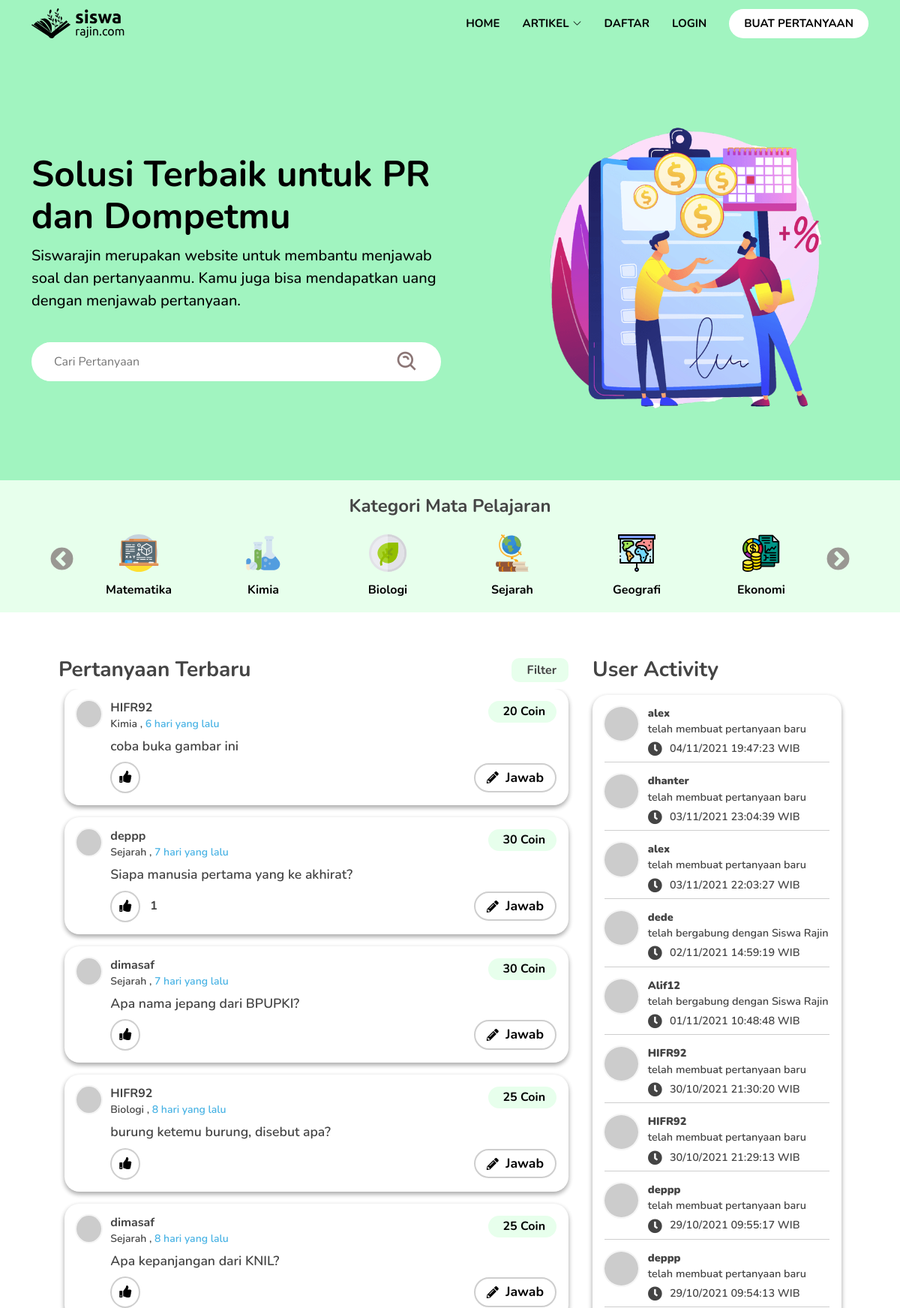
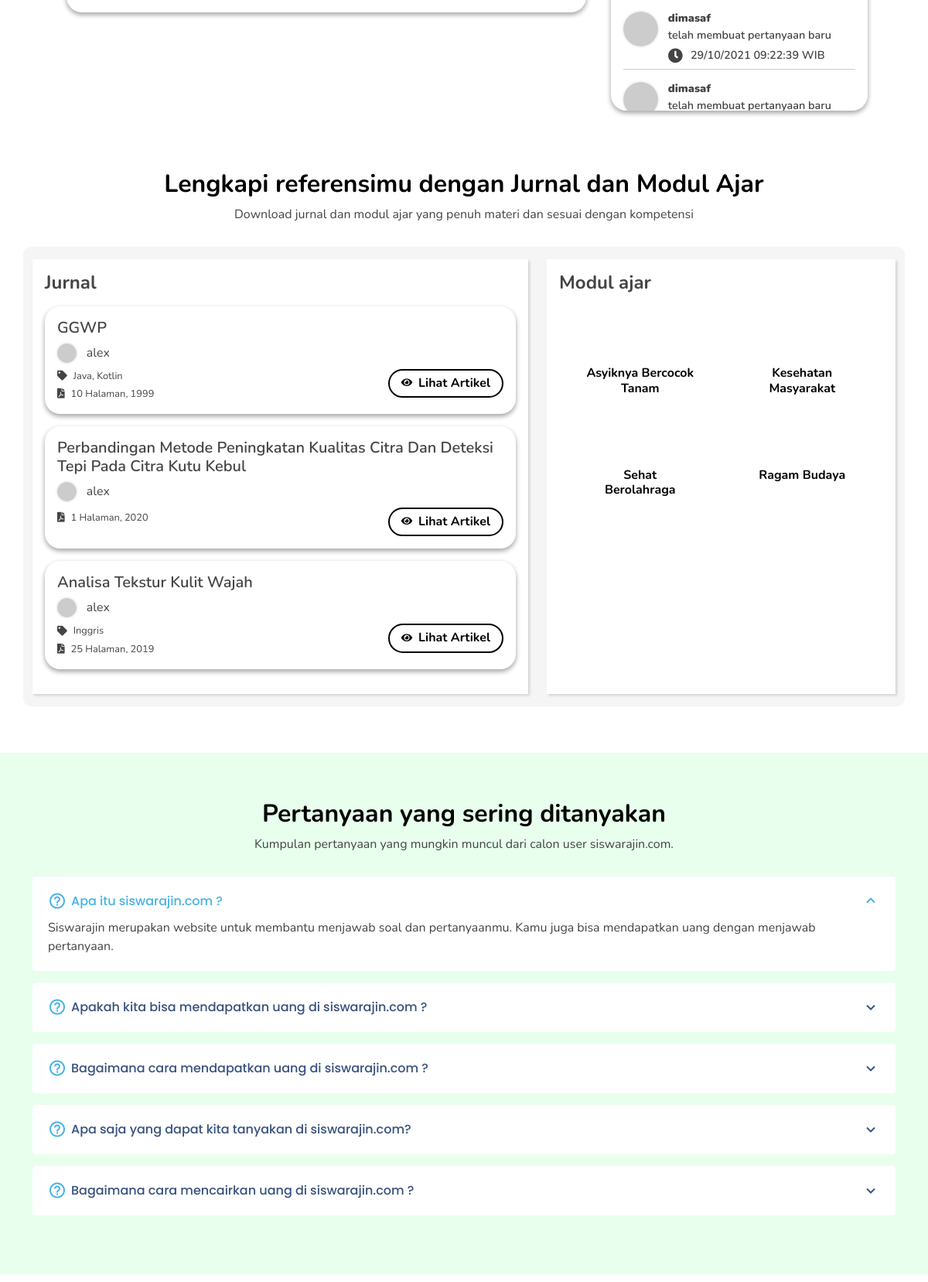
The page / (upper part) on the database its author committed (2 pictures, top to bottom).
### tables this page shows
CREATE TABLE `t_kategori` (
  `id_kategori` int(11) NOT NULL,
  `nama_kategori` varchar(50) NOT NULL,
  `gambar` text NOT NULL,
  `logo_abu` text NOT NULL
);

CREATE TABLE `t_pertanyaan` (
  `id_pertanyaan` int(11) NOT NULL,
  `id_user` int(11) NOT NULL,
  `id_kategori` int(11) NOT NULL,
  `pertanyaan` text NOT NULL,
  `status_jawab` tinyint(1) NOT NULL,
  `waktu_question` timestamp NOT NULL DEFAULT current_timestamp(),
  `gambar_tanya` varchar(100) NOT NULL,
  `status_hidden` int(11) NOT NULL,
  `harga` int(10) NOT NULL
);

CREATE TABLE `t_user` (
  `id_user` int(11) NOT NULL,
  `nama_user` varchar(255) NOT NULL,
  `email` varchar(100) NOT NULL,
  `password` varchar(100) NOT NULL,
  `view_password` varchar(50) NOT NULL,
  `foto_user` varchar(100) NOT NULL,
  `role_id` int(11) NOT NULL DEFAULT 1,
  `kode_afiliasi` text NOT NULL
);

CREATE TABLE `t_aktivitas` (
  `id_aktivitas` int(11) NOT NULL,
  `id_user` int(11) NOT NULL,
  `aktivitas` varchar(50) NOT NULL,
  `waktu_aktivitas` datetime NOT NULL
);

CREATE TABLE `t_artikel` (
  `id_artikel` int(11) NOT NULL,
  `judul_artikel` varchar(250) NOT NULL,
  `id_user` int(11) NOT NULL,
  `tahun_rilis` varchar(25) NOT NULL,
  `deskripsi_artikel` text NOT NULL,
  `jumlah_halaman` int(25) NOT NULL,
  `author` varchar(250) NOT NULL,
  `slug` varchar(255) NOT NULL,
  `file_pdf` varchar(250) NOT NULL,
  `tanggal_upload` datetime NOT NULL,
  `status_tampil` tinyint(1) NOT NULL,
  `harga_artikel` int(11) NOT NULL
);

CREATE TABLE `t_artikeltag` (
  `id_artikeltag` int(11) NOT NULL,
  `id_artikel` int(11) NOT NULL,
  `idTag` int(11) NOT NULL
);

CREATE TABLE `t_tag` (
  `idTag` int(11) NOT NULL,
  `id_kategori_tag` int(11) NOT NULL,
  `namaTag` varchar(250) NOT NULL
);

### application/views/dashboard.php (the view, shortened to what the rows shown need)
<section id="hero" class="d-flex align-items-center">
	<div class="container">
		<div class="row">
			<div class="col-lg-6 d-flex flex-column justify-content-center pt-4 pt-lg-0 order-2 order-lg-1" data-aos="fade-up" data-aos-delay="200">
				<h1>Solusi Terbaik untuk PR dan Dompetmu</h1>
			</div>
		</div>
	</div>
</section>
<main id="main">
	<section id="cliens" class="cliens">
		<div class="container">
			<div class="row my-2 mx-md-5">
				<div class="multiple-items">
					<?php foreach ($kategori as $ktg) : ?>
						<div class="col-lg-2 col-md-4 col-6 d-block" style="width:max-content">
							<a href="<?php echo base_url('pertanyaan/kategori/' . $ktg['nama_kategori']) ?>">
								<img src="assets/img/clients/<?= $ktg['gambar'] ?>" class="img-fluid " alt="">
								<h6 style="margin: 0px;font-weight: bold;color:black"><?= $ktg['nama_kategori'] ?></h6>
							</a>
						</div>
					<?php endforeach; ?>
				</div>
			</div>
		</div>
	</section>
	<section id="about" class="about">
		<div class="container  px-sm-5">
			<div class="row">
				<div class="col-12 col-lg-8">
					<div class="list-pertanyaan">
						<ul class="px-1 px-lg-2">
							<?php foreach ($question as $qty) :
								$awal  = date_create($qty['waktu_question']);
								$akhir = date_create();
								$diff  = date_diff($awal, $akhir);
								if ($diff->y != null) {
									$time = $diff->y . ' tahun ';
								} elseif ($diff->m != null) {
									$time = $diff->m . ' bulan ';
								} elseif ($diff->d != null) {
									$time = $diff->d . ' hari ';
								} elseif ($diff->h != null) {
									$time = $diff->h . ' jam ';
								} elseif ($diff->i != null) {
									$time = $diff->i . ' menit ';
								} else {
									$time = $diff->s . ' detik ';
								}
							?>
								<li class="p-3">
									<div class="d-flex">
										<div class="image-artikel" style="background-image: url('https://www.gravatar.com/avatar/10<?= $qty['id_user']; ?>b5695d974ac54d52c9b8f54ea8f86.jpg?s=115&d=monsterid')">
										</div>
										<div class="d-block w-100">
											<div class="d-flex justify-content-between ">
												<div class="user mb-2">
													<div class="nama">
														<h5>
															<?= $qty['nama_user'] ?> </h5>
													</div>
													<div class="upload mt-1">
														<h6>
															<span class="d-none d-sm-inline-block"><?= $qty['nama_kategori'] ?> ,</span> <a href=""><?= $time ?> yang lalu</a>
														</h6>
													</div>
												</div>
												<div class="harga">
													<h6>
														<span style="margin-right:.3rem;"></span><?php echo number_format($qty['harga'], '0', ',', '.') ?> Coin
													</h6>
												</div>
											</div>
											<div class="pertanyaan">
												<h6>
													<?= $qty['pertanyaan'] ?>
												</h6>
											</div>
											<div class="d-flex justify-content-between align-items-center position-relative">
												<?php
												$i = 0;
												foreach ($like as $key) :
													if ($key['id_pertanyaan'] == $qty['id_pertanyaan']) $i++;
												endforeach; ?>
												<div class="like">
													<form id="input" enctype="multipart/form-data">
														<button onclick="like()" id="btnjempol<?php echo $qty['id_pertanyaan'] ?>" data="<?php echo $qty['id_pertanyaan'] ?>" type="button" class="fas fa-thumbs-up btn-jempol p-0 m-0" style="cursor:pointer;border:none; background: transparent; "></button>
													</form>
												</div>
												<?php if ($i != 0) : ?>
													<h6 id="ttl_like<?php echo $qty['id_pertanyaan'] ?>" class="p-1 px-2 mt-2 fw-bold" style="position: absolute; left:45px"><?php echo $i; ?></h6>
												<?php endif; ?>
												<a href="<?php echo base_url('Pertanyaan/detail/' . $qty['id_pertanyaan']) ?>">
													<div class="jawab d-flex">
														<i class="fas fa-pencil-alt my-auto"></i>
														<h6>
															Jawab
														</h6>
													</div>
												</a>
											</div>
										</div>
									</div>
								</li>
							<?php endforeach; ?>
						</ul>
					</div>
				</div>
				<div class="d-none d-md-block col-12 col-lg-4">
					<div class="user-activity" style="overflow:hidden;height:120vh">
						<ul class="p-3" style="height:120vh; overflow-y: scroll;">
							<?php foreach ($activity as $act) : ?>
								<li class="mb-3">
									<div class="d-flex w-100">
										<div class="image-activity w-100" style="background-image: url('https://www.gravatar.com/avatar/10<?= $act['id_user']; ?>b5695d974ac54d52c9b8f54ea8f86.jpg?s=115&d=monsterid')">
										</div>
										<div class="log-message">
											<h6>
												<strong><?= $act['nama_user'] ?></strong>
											</h6>
											<h6 class="mt-1">
												<?php if ($act['aktivitas'] == "registrasi") : ?>
													telah bergabung dengan Siswa Rajin
												<?php elseif ($act['aktivitas'] == "up_artikel") : ?>
													telah mengunggah artikel baru
												<?php elseif ($act['aktivitas'] == "up_pertanyaan") : ?>
													telah membuat pertanyaan baru
												<?php endif; ?>
											</h6>
											<div class="log-time mt-2 mb-2">
												<i class="fas fa-clock"></i>
												<h6>
													<?= date('d/m/Y H:i:s', strtotime($act['waktu_aktivitas'])) ?> WIB
												</h6>
											</div>
										</div>
									</div>
								</li>
							<?php endforeach; ?>
						</ul>
					</div>
				</div>
			</div>
		</div>
	</section>
	<section id="contact" class="contact">
		<div class="container" data-aos="fade-up">
			<div class="section-title">
				<h2>Lengkapi referensimu dengan Jurnal dan Modul Ajar</h2>
			</div>
			<div class="row journal-box py-3">
				<div class="col-md-7">
					<div class="col-md-12 journal p-3 h-100">
						<ul style="list-style: none; padding:0px">
							<?php foreach ($article as $arc) : ?>
								<li>
									<div class="list-jurnal p-3 mb-3">
										<h5>
											<?= $arc['judul_artikel'] ?>
										</h5>
										<div class="d-flex mb-2">
											<div class="image-activity w-100" style="background-image: url('https://www.gravatar.com/avatar/103?>b5695d974ac54d52c9b8f54ea8f86.jpg?s=115&d=monsterid')">
											</div>
											<div class="author">
												<?= $arc['nama_user'] ?>
											</div>
										</div>
										<div class="d-flex justify-content-between">
											<div class="d-block">
												<div class="d-flex mb-1">
													<?php
													$article_tag = $this->Model_dashboard->get_tag_article($arc['id_artikel'])->result_array();
													$i = 0;
													if ($article_tag != null) : ?>
														<i class="fa fa-tag my-auto"></i>
													<?php endif; ?>
													<div class="tag">
														<?php foreach ($article_tag as $arg) :
															if ($i == 0) :
																echo $arg['namaTag'];
															else :
																echo ", " . $arg['namaTag'];
															endif;
															$i++;
														endforeach;
														?>
													</div>
												</div>
												<div class="d-flex">
													<i class="fas fa-file-pdf my-auto"></i>
													<div class="tag">
														<?= $arc['jumlah_halaman'] ?> Halaman, <?= $arc['tahun_rilis'] ?>
													</div>
												</div>
											</div>
											<a href="<?php echo base_url('Artikel/detail/' . $arc['slug']) ?>">
												<div class="d-sm-flex btn-download align-items-center d-none">
													<i class="fas fa-eye text-black mr-4 "></i>
													<h6 class="m-0 text-black">
														Lihat Artikel
													</h6>
												</div>
											</a>
										</div>
									</div>
								</li>
							<?php endforeach; ?>
						</ul>
					</div>
				</div>
			</div>
		</div>
	</section>
	<section id="faq" class="faq">
		<div class="container" data-aos="fade-left">
			<div class="section-title">
				<h2>Pertanyaan yang sering ditanyakan</h2>
			</div>
		</div>
	</section>
</main>

### rows shown on the page
t_kategori: gambar (picture), nama_kategori "Matematika"
t_kategori: gambar (picture), nama_kategori "Kimia"
t_kategori: gambar (picture), nama_kategori "Biologi"
t_kategori: gambar (picture), nama_kategori "Sejarah"
t_kategori: gambar (picture), nama_kategori "Geografi"
t_kategori: gambar (picture), nama_kategori "Ekonomi"
t_pertanyaan: id_user.nama_user "HIFR92", id_kategori.nama_kategori "Kimia", waktu_question "6 hari", harga "20", pertanyaan "coba buka gambar ini"
t_pertanyaan: id_user.nama_user "deppp", id_kategori.nama_kategori "Sejarah", waktu_question "7 hari", harga "30", pertanyaan "Siapa manusia pertama yang ke akhirat?", i "1"
t_pertanyaan: id_user.nama_user "dimasaf", id_kategori.nama_kategori "Sejarah", waktu_question "7 hari", harga "30", pertanyaan "Apa nama jepang dari BPUPKI?"
t_pertanyaan: id_user.nama_user "HIFR92", id_kategori.nama_kategori "Biologi", waktu_question "8 hari", harga "25", pertanyaan "burung ketemu burung, disebut apa?"
t_pertanyaan: id_user.nama_user "dimasaf", id_kategori.nama_kategori "Sejarah", waktu_question "8 hari", harga "25", pertanyaan "Apa kepanjangan dari KNIL?"
t_aktivitas: id_user.nama_user "alex", aktivitas "telah membuat pertanyaan baru", waktu_aktivitas "04/11/2021 19:47:23"
t_aktivitas: id_user.nama_user "dhanter", aktivitas "telah membuat pertanyaan baru", waktu_aktivitas "03/11/2021 23:04:39"
t_aktivitas: id_user.nama_user "alex", aktivitas "telah membuat pertanyaan baru", waktu_aktivitas "03/11/2021 22:03:27"
t_aktivitas: id_user.nama_user "dede", aktivitas "telah bergabung dengan Siswa Rajin", waktu_aktivitas "02/11/2021 14:59:19"
t_aktivitas: id_user.nama_user "Alif12", aktivitas "telah bergabung dengan Siswa Rajin", waktu_aktivitas "01/11/2021 10:48:48"
t_aktivitas: id_user.nama_user "HIFR92", aktivitas "telah membuat pertanyaan baru", waktu_aktivitas "30/10/2021 21:30:20"
t_aktivitas: id_user.nama_user "HIFR92", aktivitas "telah membuat pertanyaan baru", waktu_aktivitas "30/10/2021 21:29:13"
t_aktivitas: id_user.nama_user "deppp", aktivitas "telah membuat pertanyaan baru", waktu_aktivitas "29/10/2021 09:55:17"
t_aktivitas: id_user.nama_user "deppp", aktivitas "telah membuat pertanyaan baru", waktu_aktivitas "29/10/2021 09:54:13"
t_aktivitas: id_user.nama_user "dimasaf", aktivitas "telah membuat pertanyaan baru", waktu_aktivitas "29/10/2021 09:22:39"
t_aktivitas: id_user.nama_user "dimasaf", aktivitas "telah membuat pertanyaan baru"
t_artikel: judul_artikel "GGWP", id_user.nama_user "alex", jumlah_halaman "10", tahun_rilis "1999"
t_artikeltag: idTag.namaTag "Java"
t_artikeltag: idTag.namaTag "Kotlin"
t_artikel: judul_artikel "Perbandingan Metode Peningkatan Kualitas Citra Dan Deteksi Tepi Pada Citra Kutu Kebul", id_user.nama_user "alex", jumlah_halaman "1", tahun_rilis "2020"
t_artikel: judul_artikel "Analisa Tekstur Kulit Wajah", id_user.nama_user "alex", jumlah_halaman "25", tahun_rilis "2019"
t_artikeltag: idTag.namaTag "Inggris"
